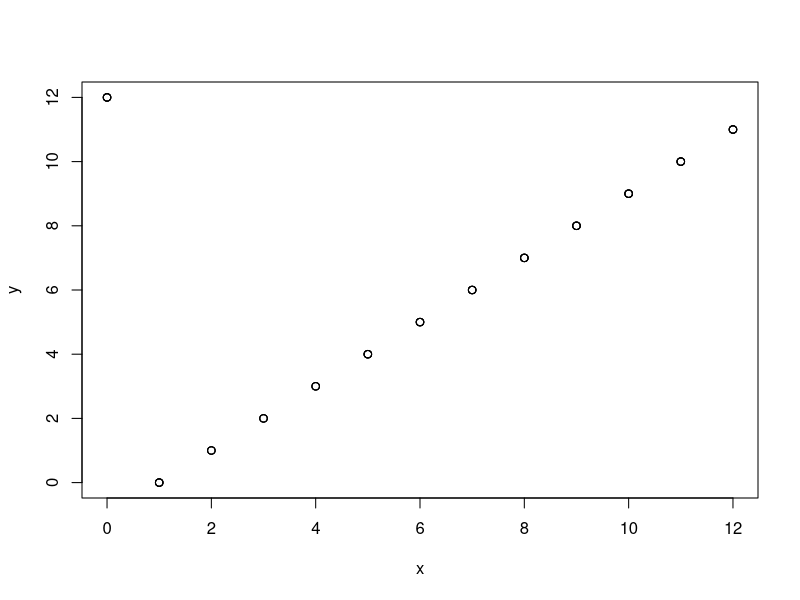
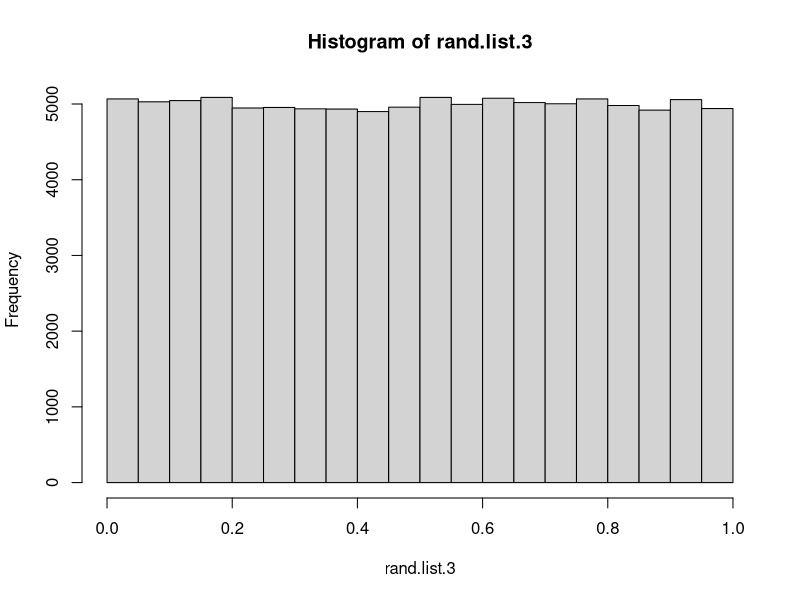
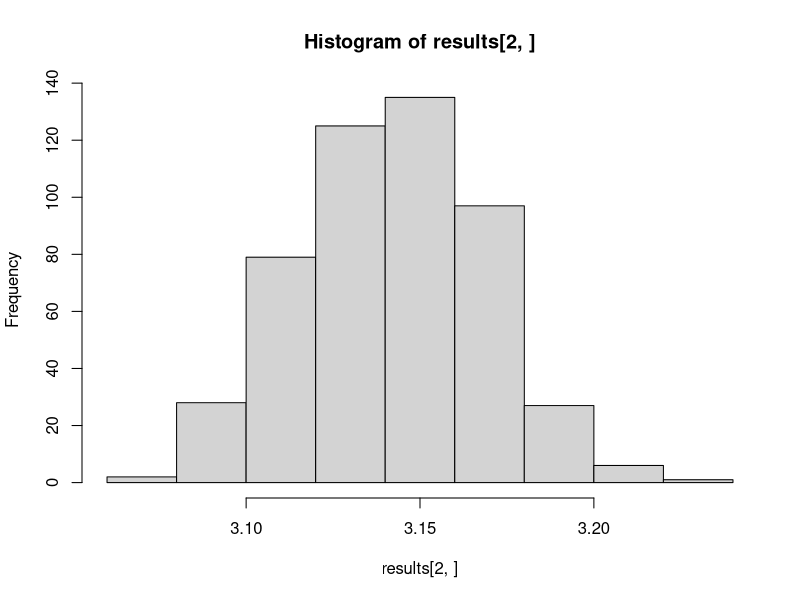

These charts were generated, in order, by the following R code:
## ---- chunk 1
library(magrittr)
library(knitr)
## ---- chunk 2

LCG.1 <- function(seed, a, m){
  X.i <- (seed * a) %% m  
  return(X.i)
}

rand.list.1 = 1
a = 11
m = 16

cnt = 0
while (cnt < 3) {
  rand.list.1 <- c(rand.list.1, LCG.1(rand.list.1[cnt], a, m))
  cnt <- cnt + 1
}

ifelse(rand.list.1[1:2] == rand.list.1[(cnt - 1):cnt], break, rand.list.1 <- c(rand.list.1, LCG.1(rand.list.1[cnt], a, m)))

rand.list.1
## ---- chunk 3
mod.function <- function(X.i1, a, c, m){return((a*X.i1 + c) %% m)}

a = 1
c = 12
m = 13
X.0 = 1
gen.size = 50
rand.list.2 = X.0

for (i in 1:gen.size){
  rand.list.2[i+1] <- mod.function(rand.list.2[i], a, c, m)
}

rand.list.2
## ---- chunk 4
x <- rand.list.2[1:gen.size-1]
y <- rand.list.2[2:gen.size]
plot(x, y)
## ---- chunk 5
a = 16807
c = 0
m = (2 ** 31) - 1
X.0 = 1234567
obs = 100000
rand.list.3 = X.0

for (i in 1:(obs-1)){
  rand.list.3[i+1] <- mod.function(rand.list.3[i], a, c, m)
}

rand.list.3 <- rand.list.3 / m
mean(rand.list.3)
var(rand.list.3)
## ---- chunk 6
hist(rand.list.3)
## ---- chunk 7
binned.random.numbers <- by(rand.list.3, cut(rand.list.3,20),FUN=sum)
## ---- chunk 8
normrandit <- function(){
  R <- runif(1)
  normrand <- ((R ** 0.135) - (1 - R ** 0.135)) / 0.1975
  return(normrand)
}

itstats <- function(N){
  normrandit.samples <- replicate(N, normrandit())
  return(c(mean(normrandit.samples), sd(normrandit.samples)))
}
## ---- chunk 9

## ---- chunk 10
inside.circle <- function(x){
  ifelse(x[1]^2 + x[2]^2 < 1, return(1), return(0))}
## ---- chunk 11
estimate.pi <- function(N){
 
  x <- runif(N)
  y <- runif(N)
  rand.samples <- matrix(x, y, ncol = 2, nrow = N)
  
  results.list <- apply(rand.samples, 1, function(x) inside.circle(x))

  pi.estimate <- sum(results.list)/length(results.list) * 4
  
  se <- sd(results.list) / sqrt(length(results.list)) * 4
  conf.int.up <- pi.estimate + 1.96 * se
  conf.int.low <- pi.estimate - 1.96 * se
  
  output <- c(N, pi.estimate, se, conf.int.up, conf.int.low)
  return(output)
}
## ---- chunk 12
test.sample.sizes <- seq(from = 1000, to = 10000, by = 500)

#this would be better with an apply function, but using a loop for now. 
Ncnt <- NULL
estimate <- NULL
st.error <- NULL
upper.conf <- NULL
lower.conf <- NULL

for(i in 1:length(test.sample.sizes)){

  size.results <- estimate.pi(test.sample.sizes[i])
  
  Ncnt[i] <- size.results[1]
  estimate[i] <- size.results[2]
  st.error[i] <- size.results[3]
  upper.conf[i] <- size.results[4]
  lower.conf[i] <- size.results[5]
}
sample.size.results <- cbind(Ncnt, estimate, st.error, upper.conf, lower.conf)
## ---- chunk 13
colnames(sample.size.results) <- c("N", "estimate", "st.error", "upper.conf", "lower.conf")
kable(sample.size.results)
## ---- chunk 14
results <- replicate(500, estimate.pi(7500))
## ---- chunk 15
hist(results[2,])
## ---- chunk 16
(se <- sd(results[2,]) / sqrt(500))
## ---- chunk 17
length(which(results[2,] < 3.168006 & results[2,] > 3.093327)) / 500 * 100
